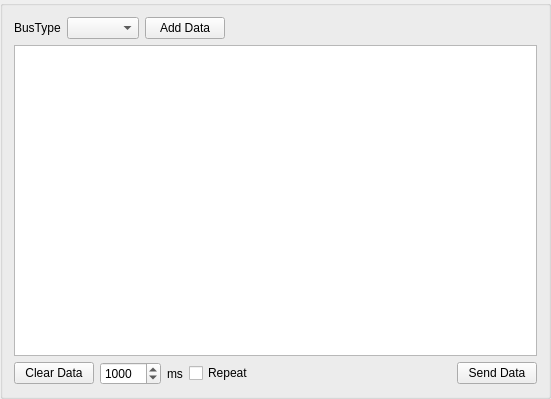
<?xml version="1.0" encoding="UTF-8"?>
<ui version="4.0">
 <class>GroupBox_sendData</class>
 <widget class="QGroupBox" name="GroupBox_sendData">
  <property name="windowModality">
   <enum>Qt::NonModal</enum>
  </property>
  <property name="geometry">
   <rect>
    <x>0</x>
    <y>0</y>
    <width>551</width>
    <height>399</height>
   </rect>
  </property>
  <property name="windowTitle">
   <string>Send bus data</string>
  </property>
  <property name="windowIcon">
   <iconset resource="../../resource.qrc">
    <normaloff>:/icons/zeekr.png</normaloff>:/icons/zeekr.png</iconset>
  </property>
  <layout class="QGridLayout" name="gridLayout">
   <item row="0" column="0">
    <layout class="QHBoxLayout" name="horizontalLayout_2">
     <item>
      <widget class="QLabel" name="label_2">
       <property name="text">
        <string>BusType</string>
       </property>
      </widget>
     </item>
     <item>
      <widget class="QComboBox" name="comboBox_busType"/>
     </item>
     <item>
      <widget class="QPushButton" name="pushButton_addData">
       <property name="text">
        <string>Add Data</string>
       </property>
      </widget>
     </item>
     <item>
      <spacer name="horizontalSpacer_2">
       <property name="orientation">
        <enum>Qt::Horizontal</enum>
       </property>
       <property name="sizeHint" stdset="0">
        <size>
         <width>40</width>
         <height>20</height>
        </size>
       </property>
      </spacer>
     </item>
    </layout>
   </item>
   <item row="1" column="0">
    <widget class="QTableView" name="tableView_data"/>
   </item>
   <item row="2" column="0">
    <layout class="QHBoxLayout" name="horizontalLayout">
     <item>
      <widget class="QPushButton" name="pushButton_clearData">
       <property name="text">
        <string>Clear Data</string>
       </property>
      </widget>
     </item>
     <item>
      <widget class="QSpinBox" name="spinBox_repeatInterValue">
       <property name="maximum">
        <number>99999</number>
       </property>
       <property name="value">
        <number>1000</number>
       </property>
      </widget>
     </item>
     <item>
      <widget class="QLabel" name="label">
       <property name="text">
        <string>ms</string>
       </property>
      </widget>
     </item>
     <item>
      <widget class="QCheckBox" name="checkBox_repeat">
       <property name="text">
        <string>Repeat</string>
       </property>
      </widget>
     </item>
     <item>
      <spacer name="horizontalSpacer">
       <property name="orientation">
        <enum>Qt::Horizontal</enum>
       </property>
       <property name="sizeHint" stdset="0">
        <size>
         <width>40</width>
         <height>20</height>
        </size>
       </property>
      </spacer>
     </item>
     <item>
      <widget class="QPushButton" name="pushButton_sendData">
       <property name="text">
        <string>Send Data</string>
       </property>
      </widget>
     </item>
    </layout>
   </item>
  </layout>
 </widget>
 <resources>
  <include location="../../resource.qrc"/>
 </resources>
 <connections/>
</ui>
